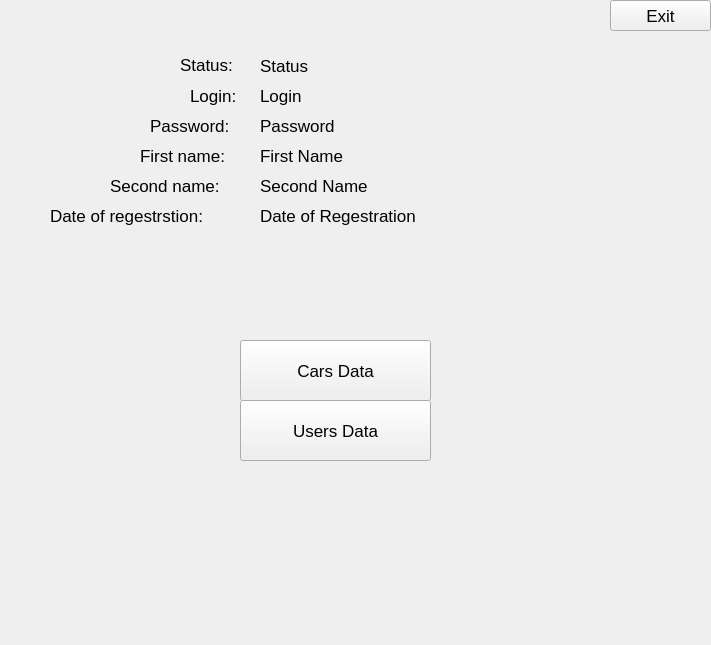
<?xml version="1.0" encoding="UTF-8"?>
<ui version="4.0">
 <class>ManagerWIndow</class>
 <widget class="QWidget" name="ManagerWIndow">
  <property name="geometry">
   <rect>
    <x>0</x>
    <y>0</y>
    <width>711</width>
    <height>645</height>
   </rect>
  </property>
  <property name="font">
   <font>
    <pointsize>13</pointsize>
   </font>
  </property>
  <property name="windowTitle">
   <string>ManagerWIndow</string>
  </property>
  <widget class="QPushButton" name="pushButton_exit">
   <property name="geometry">
    <rect>
     <x>610</x>
     <y>0</y>
     <width>101</width>
     <height>31</height>
    </rect>
   </property>
   <property name="text">
    <string>Exit</string>
   </property>
  </widget>
  <widget class="QPushButton" name="pushButton_showCars">
   <property name="geometry">
    <rect>
     <x>240</x>
     <y>340</y>
     <width>191</width>
     <height>61</height>
    </rect>
   </property>
   <property name="text">
    <string>Cars Data</string>
   </property>
  </widget>
  <widget class="QPushButton" name="pushButton_userData">
   <property name="geometry">
    <rect>
     <x>240</x>
     <y>400</y>
     <width>191</width>
     <height>61</height>
    </rect>
   </property>
   <property name="text">
    <string>Users Data</string>
   </property>
  </widget>
  <widget class="QLabel" name="label_lStatus">
   <property name="geometry">
    <rect>
     <x>180</x>
     <y>49</y>
     <width>71</width>
     <height>31</height>
    </rect>
   </property>
   <property name="text">
    <string>Status:</string>
   </property>
  </widget>
  <widget class="QLabel" name="label_LLogin">
   <property name="geometry">
    <rect>
     <x>190</x>
     <y>80</y>
     <width>61</width>
     <height>31</height>
    </rect>
   </property>
   <property name="text">
    <string>Login:</string>
   </property>
  </widget>
  <widget class="QLabel" name="label_LPassword">
   <property name="geometry">
    <rect>
     <x>150</x>
     <y>110</y>
     <width>101</width>
     <height>31</height>
    </rect>
   </property>
   <property name="text">
    <string>Password:</string>
   </property>
  </widget>
  <widget class="QLabel" name="label_LFstName">
   <property name="geometry">
    <rect>
     <x>140</x>
     <y>140</y>
     <width>111</width>
     <height>31</height>
    </rect>
   </property>
   <property name="text">
    <string>First name:</string>
   </property>
  </widget>
  <widget class="QLabel" name="label_LScndName">
   <property name="geometry">
    <rect>
     <x>110</x>
     <y>170</y>
     <width>141</width>
     <height>31</height>
    </rect>
   </property>
   <property name="text">
    <string>Second name:</string>
   </property>
  </widget>
  <widget class="QLabel" name="label_LDateOfReg">
   <property name="geometry">
    <rect>
     <x>50</x>
     <y>200</y>
     <width>201</width>
     <height>31</height>
    </rect>
   </property>
   <property name="text">
    <string>Date of regestrstion:</string>
   </property>
  </widget>
  <widget class="QLabel" name="label_Status">
   <property name="geometry">
    <rect>
     <x>260</x>
     <y>50</y>
     <width>131</width>
     <height>31</height>
    </rect>
   </property>
   <property name="text">
    <string>Status</string>
   </property>
  </widget>
  <widget class="QLabel" name="label_Login">
   <property name="geometry">
    <rect>
     <x>260</x>
     <y>80</y>
     <width>111</width>
     <height>31</height>
    </rect>
   </property>
   <property name="text">
    <string>Login</string>
   </property>
  </widget>
  <widget class="QLabel" name="label_Password">
   <property name="geometry">
    <rect>
     <x>260</x>
     <y>110</y>
     <width>111</width>
     <height>31</height>
    </rect>
   </property>
   <property name="text">
    <string>Password</string>
   </property>
  </widget>
  <widget class="QLabel" name="label_FirstName">
   <property name="geometry">
    <rect>
     <x>260</x>
     <y>140</y>
     <width>131</width>
     <height>31</height>
    </rect>
   </property>
   <property name="text">
    <string>First Name</string>
   </property>
  </widget>
  <widget class="QLabel" name="label_ScndName">
   <property name="geometry">
    <rect>
     <x>260</x>
     <y>170</y>
     <width>151</width>
     <height>31</height>
    </rect>
   </property>
   <property name="text">
    <string>Second Name</string>
   </property>
  </widget>
  <widget class="QLabel" name="label_DateOfReg">
   <property name="geometry">
    <rect>
     <x>260</x>
     <y>200</y>
     <width>211</width>
     <height>31</height>
    </rect>
   </property>
   <property name="text">
    <string>Date of Regestration</string>
   </property>
  </widget>
 </widget>
 <layoutdefault spacing="6" margin="11"/>
 <resources/>
 <connections/>
</ui>
